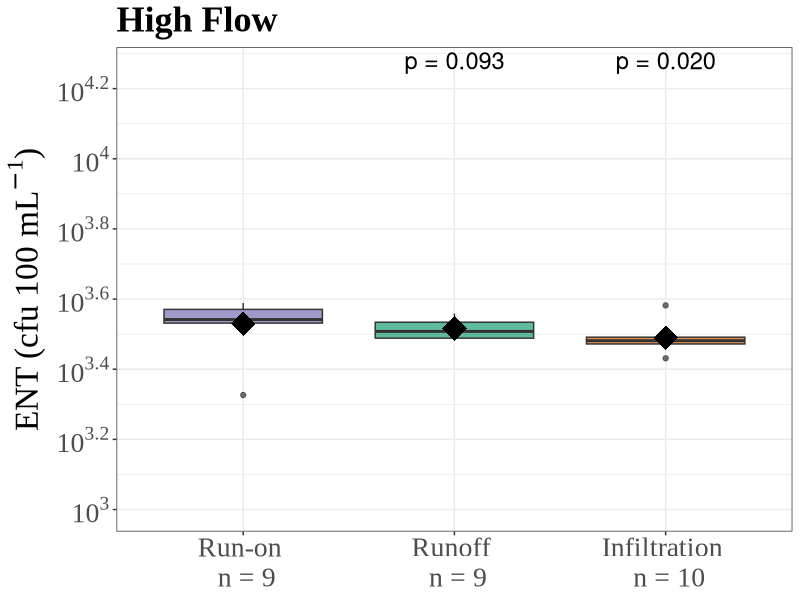
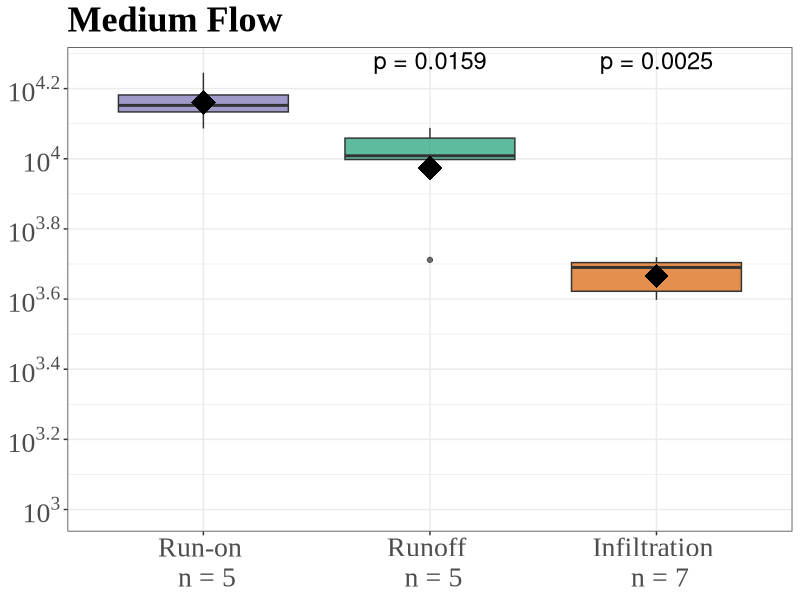
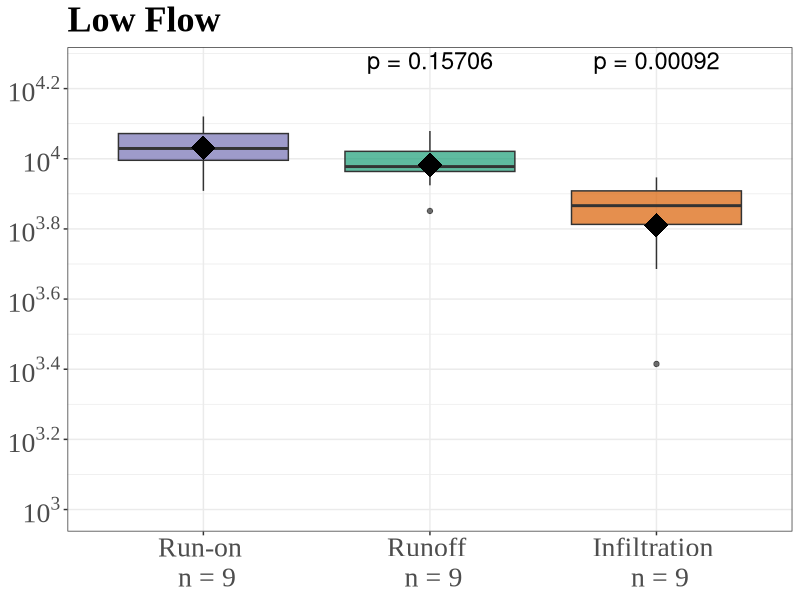
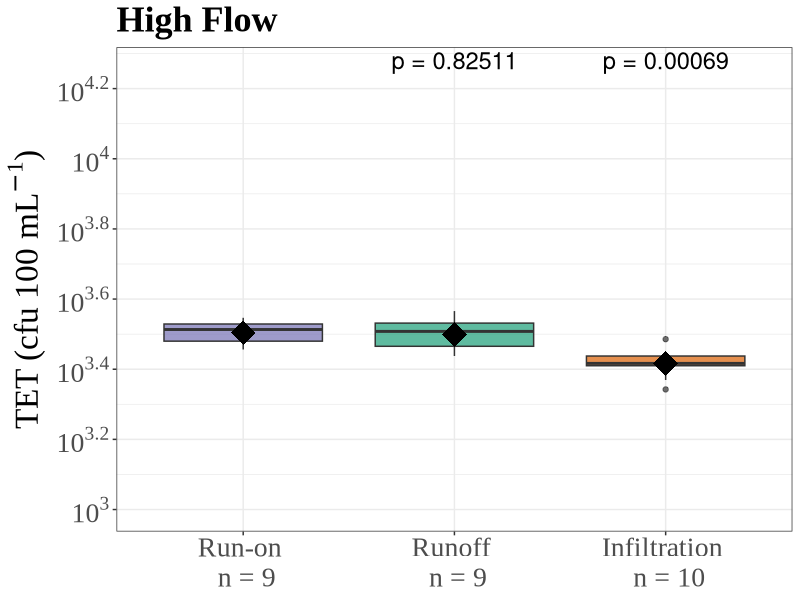
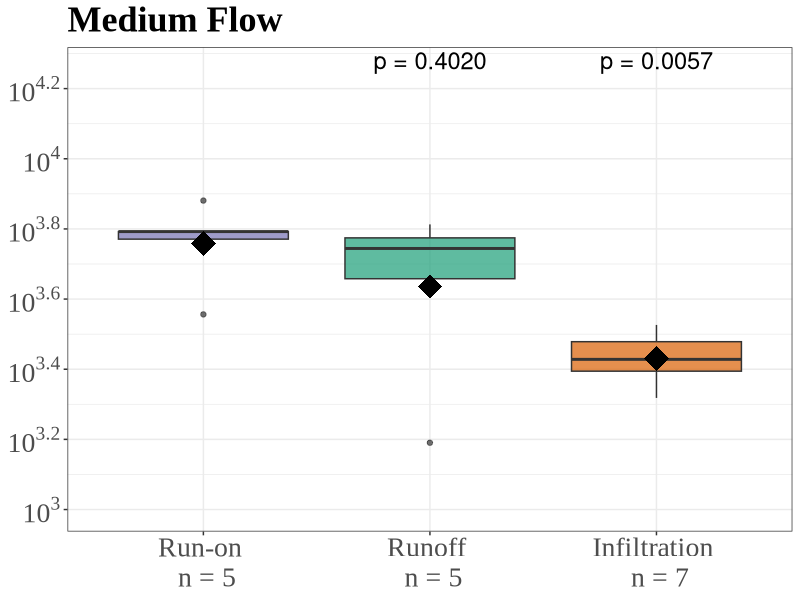
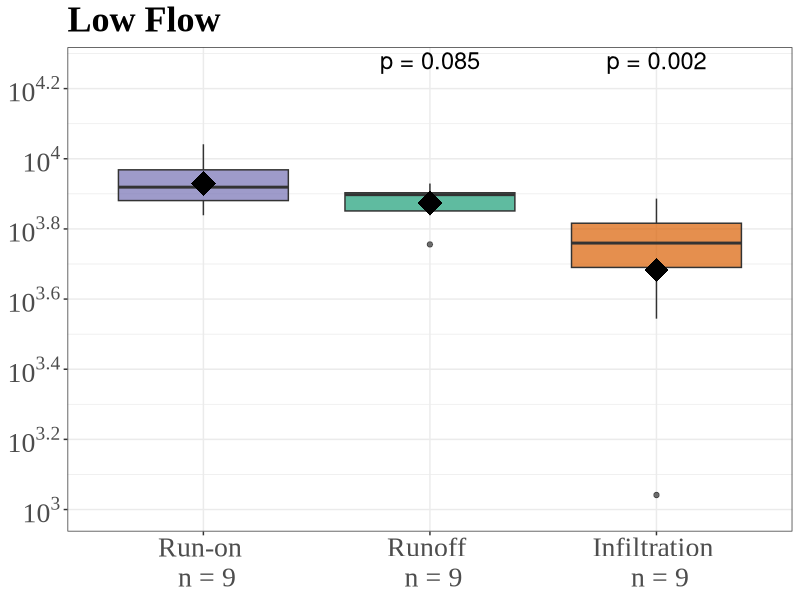
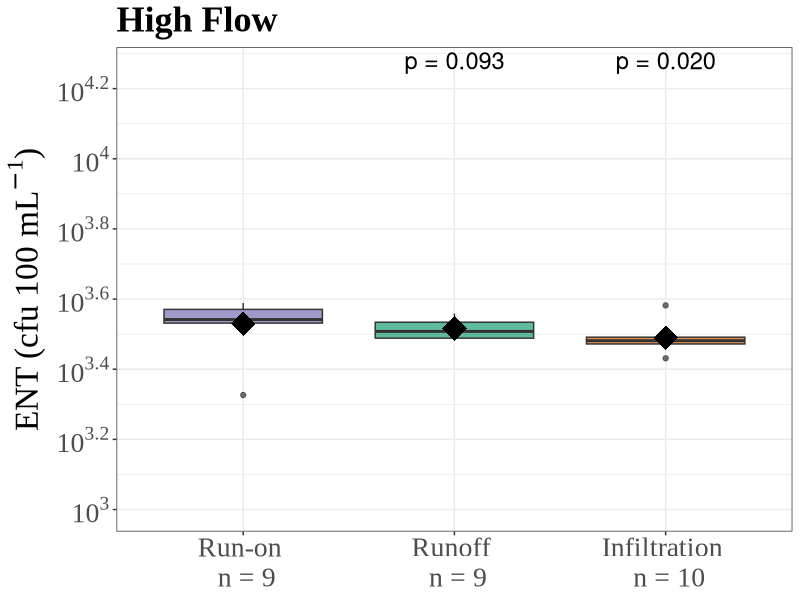
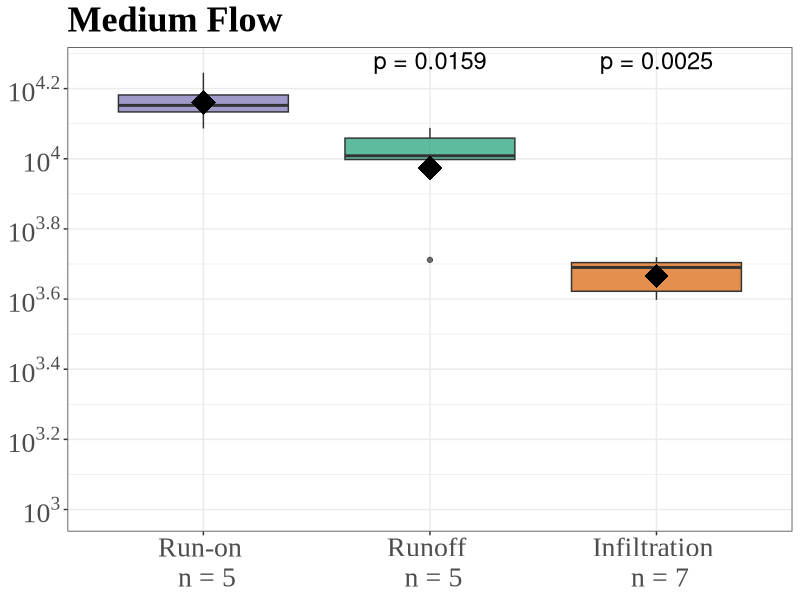

These figures' R source, in order:
library("readxl")
library("ggplot2")
library("dplyr")
library("ggpubr")
library("scales")

#ENTEROCOCCUS#

high_flow_Ent <- read_excel("../Boxplot Data.xlsx", sheet = "High Flow_Clean") %>%
  subset(Contaminant == "ENT") %>%
  mutate(Label = case_when(Sample == "Upstream" ~ "Run-on \n n = 9",
                           Sample == "Downstream" ~ "Runoff \n n = 9",
                           Sample == "Infiltration" ~ "Infiltration \n n = 10"))

levels_h = c("Run-on \n n = 9", "Runoff \n n = 9", "Infiltration \n n = 10")

medium_flow_Ent <- read_excel("../Boxplot Data.xlsx", sheet = "Medium Flow_Clean") %>%
  subset(Contaminant == "ENT") %>%
  mutate(Label = case_when(Sample == "Upstream" ~ "Run-on \n n = 5",
                           Sample == "Downstream" ~ "Runoff \n n = 5",
                           Sample == "Infiltration" ~ "Infiltration \n n = 7"))

levels_m = c("Run-on \n n = 5", "Runoff \n n = 5", "Infiltration \n n = 7")

low_flow_Ent <- read_excel("../Boxplot Data.xlsx", sheet = "Low Flow_Clean") %>%
  subset(Contaminant == "ENT") %>%
  mutate(Label = case_when(Sample == "Upstream" ~ "Run-on \n n = 9",
                           Sample == "Downstream" ~ "Runoff \n n = 9",
                           Sample == "Infiltration" ~ "Infiltration \n n = 9"))

levels_l = c("Run-on \n n = 9", "Runoff \n n = 9", "Infiltration \n n = 9")

high_flow_Ent_plot <- ggplot(high_flow_Ent, aes(ordered(x = Label, levels = levels_h), y = Conc, fill = Sample)) + 
  geom_boxplot(alpha = 0.7) +
  stat_summary(fun = mean, geom = "point", shape = 18, size = 8, color = "black", fill = "black") +
  stat_compare_means(label = "p.format", ref.group = "Run-on \n n = 9", size = 6) +
  scale_y_log10(limits = c(1000, 18000),
                breaks = trans_breaks("log10", function(x) 10^x),
                labels = trans_format("log10", math_format(10^.x))) +
  scale_fill_brewer(palette = "Dark2") +
  ggtitle("High Flow") +
  ylab(bquote("ENT (cfu 100"~mL^-1*")")) +
  theme_bw() +
  theme(plot.title = element_text(family = "Times New Roman", face = "bold", size = 26),
        axis.text.x = element_text(family = "Times New Roman", size = 20),
        axis.title.x = element_blank(),
        axis.text.y = element_text(family = "Times New Roman", size = 20),
        axis.title.y = element_text(family = "Times New Roman", size = 24),
        legend.position = "none")

high_flow_Ent_plot

medium_flow_Ent_plot <- ggplot(medium_flow_Ent, aes(ordered(x = Label, levels = levels_m), y = Conc, fill = Sample)) + 
  geom_boxplot(alpha = 0.7) +
  stat_summary(fun = mean, geom = "point", shape = 18, size = 8, color = "black", fill = "black") +
  stat_compare_means(label = "p.format", ref.group = "Run-on \n n = 5", size = 6) +
  scale_y_log10(limits = c(1000, 18000),
                breaks = trans_breaks("log10", function(x) 10^x),
                labels = trans_format("log10", math_format(10^.x))) +
  scale_fill_brewer(palette = "Dark2") +
  ggtitle("Medium Flow") +
  theme_bw() +
  theme(plot.title = element_text(family = "Times New Roman", face = "bold", size = 26),
        axis.text.x = element_text(family = "Times New Roman", size = 20),
        axis.title.x = element_blank(),
        axis.text.y = element_text(family = "Times New Roman", size = 20),
        axis.title.y = element_blank(),
        legend.position = "none")

medium_flow_Ent_plot

low_flow_Ent_plot <- ggplot(low_flow_Ent, aes(ordered(x = Label, levels = levels_l), y = Conc, fill = Sample)) + 
  geom_boxplot(alpha = 0.7) +
  stat_summary(fun = mean, geom = "point", shape = 18, size = 8, color = "black", fill = "black") +
  stat_compare_means(label = "p.format", ref.group = "Run-on \n n = 9", hide.ns = TRUE, size = 6) +
  scale_y_log10(limits = c(1000, 18000),
                breaks = trans_breaks("log10", function(x) 10^x),
                labels = trans_format("log10", math_format(10^.x))) +
  scale_fill_brewer(palette = "Dark2") +
  ggtitle("Low Flow") +
  theme_bw() +
  theme(plot.title = element_text(family = "Times New Roman", face = "bold", size = 26),
        axis.text.x = element_text(family = "Times New Roman", size = 20),
        axis.title.x = element_blank(),
        axis.text.y = element_text(family = "Times New Roman", size = 20),
        axis.title.y = element_blank(),
        legend.position = "none")

low_flow_Ent_plot

ggsave("High_Flow_Ent.tiff", plot = high_flow_Ent_plot,
       width = 6, height = 6, dpi = 300, units = c("in"))

ggsave("Medium_Flow_Ent.tiff", plot = medium_flow_Ent_plot,
       width = 5.66, height = 6, dpi = 300, units = c("in"))

ggsave("Low_Flow_Ent.tiff", plot = low_flow_Ent_plot,
       width = 5.66, height = 6, dpi = 300, units = c("in"))

#TETRACYCLINE RESISTANT ENTEROCOCCUS#

high_flow_Tet <- read_excel("../Boxplot Data.xlsx", sheet = "High Flow_Clean") %>%
  subset(Contaminant == "TET") %>%
  mutate(Label = case_when(Sample == "Upstream" ~ "Run-on \n n = 9",
                           Sample == "Downstream" ~ "Runoff \n n = 9",
                           Sample == "Infiltration" ~ "Infiltration \n n = 10"))

levels_h = c("Run-on \n n = 9", "Runoff \n n = 9", "Infiltration \n n = 10")

medium_flow_Tet <- read_excel("../Boxplot Data.xlsx", sheet = "Medium Flow_Clean") %>%
  subset(Contaminant == "TET") %>%
  mutate(Label = case_when(Sample == "Upstream" ~ "Run-on \n n = 5",
                           Sample == "Downstream" ~ "Runoff \n n = 5",
                           Sample == "Infiltration" ~ "Infiltration \n n = 7"))

levels_m = c("Run-on \n n = 5", "Runoff \n n = 5", "Infiltration \n n = 7")

low_flow_Tet <- read_excel("../Boxplot Data.xlsx", sheet = "Low Flow_Clean") %>%
  subset(Contaminant == "TET") %>%
  mutate(Label = case_when(Sample == "Upstream" ~ "Run-on \n n = 9",
                           Sample == "Downstream" ~ "Runoff \n n = 9",
                           Sample == "Infiltration" ~ "Infiltration \n n = 9"))

levels_l = c("Run-on \n n = 9", "Runoff \n n = 9", "Infiltration \n n = 9")

high_flow_Tet_plot <- ggplot(high_flow_Tet, aes(ordered(x = Label, levels = levels_h), y = Conc, fill = Sample)) + 
  geom_boxplot(alpha = 0.7) +
  stat_summary(fun = mean, geom = "point", shape = 18, size = 8, color = "black", fill = "black") +
  stat_compare_means(label = "p.format", ref.group = "Run-on \n n = 9", size = 6) +
  scale_y_log10(limits = c(1000, 18000),
                breaks = trans_breaks("log10", function(x) 10^x),
                labels = trans_format("log10", math_format(10^.x))) +
  scale_fill_brewer(palette = "Dark2") +
  ggtitle("High Flow") +
  ylab(bquote("TET (cfu 100"~mL^-1*")")) +
  theme_bw() +
  theme(plot.title = element_text(family = "Times New Roman", face = "bold", size = 26),
        axis.text.x = element_text(family = "Times New Roman", size = 20),
        axis.title.x = element_blank(),
        axis.text.y = element_text(family = "Times New Roman", size = 20),
        axis.title.y = element_text(family = "Times New Roman", size = 24),
        legend.position = "none")

high_flow_Tet_plot

medium_flow_Tet_plot <- ggplot(medium_flow_Tet, aes(ordered(x = Label, levels = levels_m), y = Conc, fill = Sample)) + 
  geom_boxplot(alpha = 0.7) +
  stat_summary(fun = mean, geom = "point", shape = 18, size = 8, color = "black", fill = "black") +
  stat_compare_means(label = "p.format", ref.group = "Run-on \n n = 5", size = 6) +
  scale_y_log10(limits = c(1000, 18000),
                breaks = trans_breaks("log10", function(x) 10^x),
                labels = trans_format("log10", math_format(10^.x))) +
  scale_fill_brewer(palette = "Dark2") +
  ggtitle("Medium Flow") +
  theme_bw() +
  theme(plot.title = element_text(family = "Times New Roman", face = "bold", size = 26),
        axis.text.x = element_text(family = "Times New Roman", size = 20),
        axis.title.x = element_blank(),
        axis.text.y = element_text(family = "Times New Roman", size = 20),
        axis.title.y = element_blank(),
        legend.position = "none")

medium_flow_Tet_plot

low_flow_Tet_plot <- ggplot(low_flow_Tet, aes(ordered(x = Label, levels = levels_l), y = Conc, fill = Sample)) + 
  geom_boxplot(alpha = 0.7) +
  stat_summary(fun = mean, geom = "point", shape = 18, size = 8, color = "black", fill = "black") +
  stat_compare_means(label = "p.format", ref.group = "Run-on \n n = 9", hide.ns = TRUE, size = 6) +
  scale_y_log10(limits = c(1000, 18000),
                breaks = trans_breaks("log10", function(x) 10^x),
                labels = trans_format("log10", math_format(10^.x))) +
  scale_fill_brewer(palette = "Dark2") +
  ggtitle("Low Flow") +
  theme_bw() +
  theme(plot.title = element_text(family = "Times New Roman", face = "bold", size = 26),
        axis.text.x = element_text(family = "Times New Roman", size = 20),
        axis.title.x = element_blank(),
        axis.text.y = element_text(family = "Times New Roman", size = 20),
        axis.title.y = element_blank(),
        legend.position = "none")

low_flow_Tet_plot

ggsave("High_Flow_Tet.tiff", plot = high_flow_Tet_plot,
       width = 6, height = 6, dpi = 300, units = c("in"))

ggsave("Medium_Flow_Tet.tiff", plot = medium_flow_Tet_plot,
       width = 5.66, height = 6, dpi = 300, units = c("in"))

ggsave("Low_Flow_Tet.tiff", plot = low_flow_Tet_plot,
       width = 5.66, height = 6, dpi = 300, units = c("in"))
